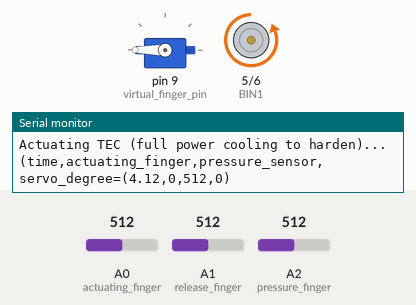
This sketch was run on a simulated Arduino Uno, built with avr-gcc and run on an emulated ATmega328P. Parts: servo, motor-driver pin pairs drawn as motors (green arrow = first pin HIGH = forward, orange = second pin HIGH = backward, longer = more drive), the last lines printed to the serial monitor. The test bench sets the inputs (shaded band); at power-on: A1 (release_finger) = 512, A2 (pressure_finger) = 512, A0 (actuating_finger) = 512.

Above: at 4.2 s.
4.3 s: A1 (release_finger) set to 939
7.3 s: A1 (release_finger) set to 969
At 8.4 s:
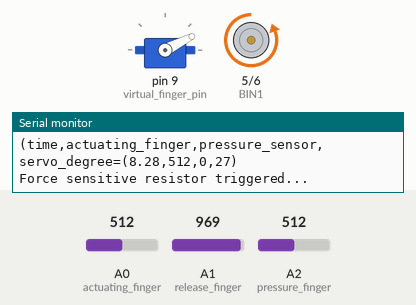
8.9 s: A2 (pressure_finger) set to 23
11.9 s: A2 (pressure_finger) set to 18
At 12.9 s:
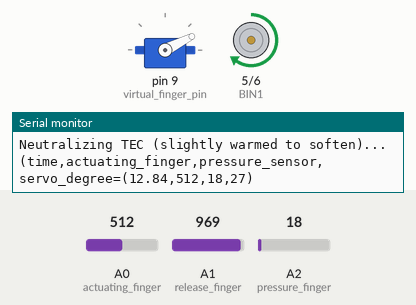
Timing chart, 0 to 14.5 s (numbered marks = the images above; inputs shaded):
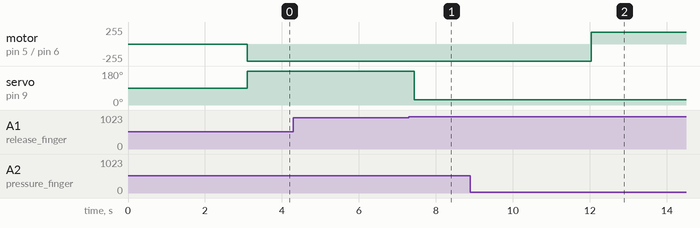

The sketch:

kinesthetic_actuator.ino
```cpp
#include <Servo.h>

Servo virtual_finger;
#define virtual_finger_pin 9
#define VIRTUAL_FINGER_MIN 90
#define VIRTUAL_FINGER_MAX 180

#define actuating_finger A0
#define ACTUATING_FINGER_MIN 935
#define ACTUATING_FINGER_THRESHOLD 950
#define ACTUATING_FINGER_MAX 970

#define release_finger A1
#define RELEASE_FINGER_MIN 900
#define RELEASE_FINGER_THRESHOLD 950
#define RELEASE_FINGER_MAX 980


#define pressure_finger A2
#define PRESSURE_FINGER_MIN 0
#define PRESSURE_FINGER_THREASHOLD 20
#define PRESSURE_FINGER_MAX 730

#define BIN1 5
#define BIN2 6

int pressure_finger_reading=0;
int virtual_finger_position_raw =0;
byte virtual_finger_position_mapped=0;
int release_finger_position_raw=0;

// red left; black right --> bottom cold
// orange left; brown right --> bottom cold
// red left; white right --> bottom cold

void setup() {
  // put your setup code here, to run once:
  virtual_finger.attach(virtual_finger_pin);
  virtual_finger.write(90);
  Serial.begin(9600);

  analogWrite(BIN1,0);
  analogWrite(BIN2,0);

  delay(3000);
}

void loop() {
  Serial.print("(time,actuating_finger,pressure_sensor,servo_degree=(");
  Serial.print(millis()/1000.0); Serial.print(",");
  Serial.print(virtual_finger_position_raw); Serial.print(",");
  Serial.print(pressure_finger_reading); Serial.print(",");
  Serial.print(virtual_finger_position_mapped); Serial.println(")");
  // put your main code here, to run repeatedly:
release_finger_position_raw = analogRead(release_finger);
  pressure_finger_reading = analogRead(pressure_finger);
//  Serial.println(pressure_finger_reading);
  if(pressure_finger_reading > PRESSURE_FINGER_THREASHOLD) {
    Serial.println("Force sensitive resistor triggered...");
    // Actuate the TEC to harden finger

//    Serial.println(release_finger_position_raw);
    if(release_finger_position_raw > RELEASE_FINGER_THRESHOLD) {
      release_tec();
    } else if (release_finger_position_raw > RELEASE_FINGER_THRESHOLD && virtual_finger_position_raw > ACTUATING_FINGER_THRESHOLD) {
    } else {
      actuate_tec();
    }

  } else {
    neutralize_tec();
  }


  if(pressure_finger_reading > PRESSURE_FINGER_THREASHOLD)
    virtual_finger.write(VIRTUAL_FINGER_MAX);
  else {
    virtual_finger_position_raw = analogRead(actuating_finger);
    virtual_finger_position_mapped = map(virtual_finger_position_raw,ACTUATING_FINGER_MIN,ACTUATING_FINGER_MAX,VIRTUAL_FINGER_MIN,VIRTUAL_FINGER_MAX);
//  Serial.println(virtual_finger_position_raw);
    virtual_finger.write(virtual_finger_position_mapped);
//  Serial.println(virtual_finger_position_mapped);
  }

//  Serial.println(virtual_finger_position_raw);
//  Serial.println(release_finger_position_raw);
}

void release_tec() {
  Serial.println("Releasing TEC...");
  virtual_finger.write(VIRTUAL_FINGER_MIN);
  pressure_finger_reading=0;
}

void actuate_tec() {
  Serial.println("Actuating TEC (full power cooling to harden)...");

  analogWrite(BIN1,0);
  analogWrite(BIN2,255); // cool down

}

void neutralize_tec() {
  Serial.println("Neutralizing TEC (slightly warmed to soften)...");
  analogWrite(BIN1,175); // warm up
  analogWrite(BIN2,0);
}
```

Measured:
- the behaviour switches between 950 and 951 on A1 (release_finger) (found by bisection; images 0 and 1)
- the behaviour switches between 21 and 20 on A2 (pressure_finger) (found by bisection; images 1 and 2)
- after the input at 7.3 s, servo on pin 9 (virtual_finger_pin): 180° → 27° after 0.14 s
- after the input at 11.9 s, motor on pin 5 (BIN1) / pin 6 (BIN2): backward 255/255 → forward 175/255 after 0.13 s
